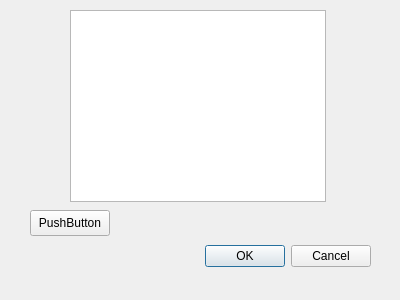
<?xml version="1.0" encoding="UTF-8"?>
<ui version="4.0">
 <class>Dialog</class>
 <widget class="QDialog" name="Dialog">
  <property name="geometry">
   <rect>
    <x>0</x>
    <y>0</y>
    <width>400</width>
    <height>300</height>
   </rect>
  </property>
  <property name="windowTitle">
   <string>Dialog</string>
  </property>
  <widget class="QDialogButtonBox" name="buttonBox">
   <property name="geometry">
    <rect>
     <x>30</x>
     <y>240</y>
     <width>341</width>
     <height>32</height>
    </rect>
   </property>
   <property name="orientation">
    <enum>Qt::Horizontal</enum>
   </property>
   <property name="standardButtons">
    <set>QDialogButtonBox::Cancel|QDialogButtonBox::Ok</set>
   </property>
  </widget>
  <widget class="QPushButton" name="pushButton">
   <property name="geometry">
    <rect>
     <x>30</x>
     <y>210</y>
     <width>80</width>
     <height>26</height>
    </rect>
   </property>
   <property name="text">
    <string>PushButton</string>
   </property>
  </widget>
  <widget class="QListView" name="listView">
   <property name="geometry">
    <rect>
     <x>70</x>
     <y>10</y>
     <width>256</width>
     <height>192</height>
    </rect>
   </property>
  </widget>
 </widget>
 <resources/>
 <connections>
  <connection>
   <sender>buttonBox</sender>
   <signal>accepted()</signal>
   <receiver>Dialog</receiver>
   <slot>accept()</slot>
   <hints>
    <hint type="sourcelabel">
     <x>248</x>
     <y>254</y>
    </hint>
    <hint type="destinationlabel">
     <x>157</x>
     <y>274</y>
    </hint>
   </hints>
  </connection>
  <connection>
   <sender>buttonBox</sender>
   <signal>rejected()</signal>
   <receiver>Dialog</receiver>
   <slot>reject()</slot>
   <hints>
    <hint type="sourcelabel">
     <x>316</x>
     <y>260</y>
    </hint>
    <hint type="destinationlabel">
     <x>286</x>
     <y>274</y>
    </hint>
   </hints>
  </connection>
 </connections>
</ui>
